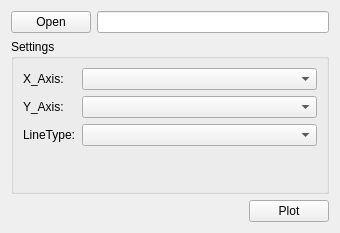
<?xml version="1.0" encoding="UTF-8"?>
<ui version="4.0">
 <class>Form</class>
 <widget class="QWidget" name="Form">
  <property name="geometry">
   <rect>
    <x>0</x>
    <y>0</y>
    <width>340</width>
    <height>233</height>
   </rect>
  </property>
  <property name="windowTitle">
   <string>Form</string>
  </property>
  <layout class="QVBoxLayout" name="verticalLayout">
   <item>
    <layout class="QHBoxLayout" name="horizontalLayout_2">
     <item>
      <widget class="QPushButton" name="pushButtonOpen">
       <property name="text">
        <string>Open</string>
       </property>
      </widget>
     </item>
     <item>
      <widget class="QLineEdit" name="lineEditFileName">
       <property name="statusTip">
        <string>only cteas suppor</string>
       </property>
      </widget>
     </item>
    </layout>
   </item>
   <item>
    <widget class="QGroupBox" name="groupBox">
     <property name="title">
      <string>Settings</string>
     </property>
     <layout class="QFormLayout" name="formLayout">
      <item row="0" column="0">
       <widget class="QLabel" name="label_2">
        <property name="text">
         <string>X_Axis:</string>
        </property>
       </widget>
      </item>
      <item row="0" column="1">
       <widget class="QComboBox" name="xAxis"/>
      </item>
      <item row="1" column="0">
       <widget class="QLabel" name="label_3">
        <property name="text">
         <string>Y_Axis:</string>
        </property>
       </widget>
      </item>
      <item row="1" column="1">
       <widget class="QComboBox" name="yAxis"/>
      </item>
      <item row="2" column="0">
       <widget class="QLabel" name="label">
        <property name="text">
         <string>LineType:</string>
        </property>
       </widget>
      </item>
      <item row="2" column="1">
       <widget class="QComboBox" name="lineType"/>
      </item>
     </layout>
    </widget>
   </item>
   <item>
    <layout class="QHBoxLayout" name="horizontalLayout_3">
     <item>
      <spacer name="horizontalSpacer">
       <property name="orientation">
        <enum>Qt::Horizontal</enum>
       </property>
       <property name="sizeHint" stdset="0">
        <size>
         <width>40</width>
         <height>20</height>
        </size>
       </property>
      </spacer>
     </item>
     <item>
      <widget class="QPushButton" name="pushButtonPlot">
       <property name="text">
        <string>Plot</string>
       </property>
      </widget>
     </item>
    </layout>
   </item>
  </layout>
 </widget>
 <resources/>
 <connections/>
</ui>
